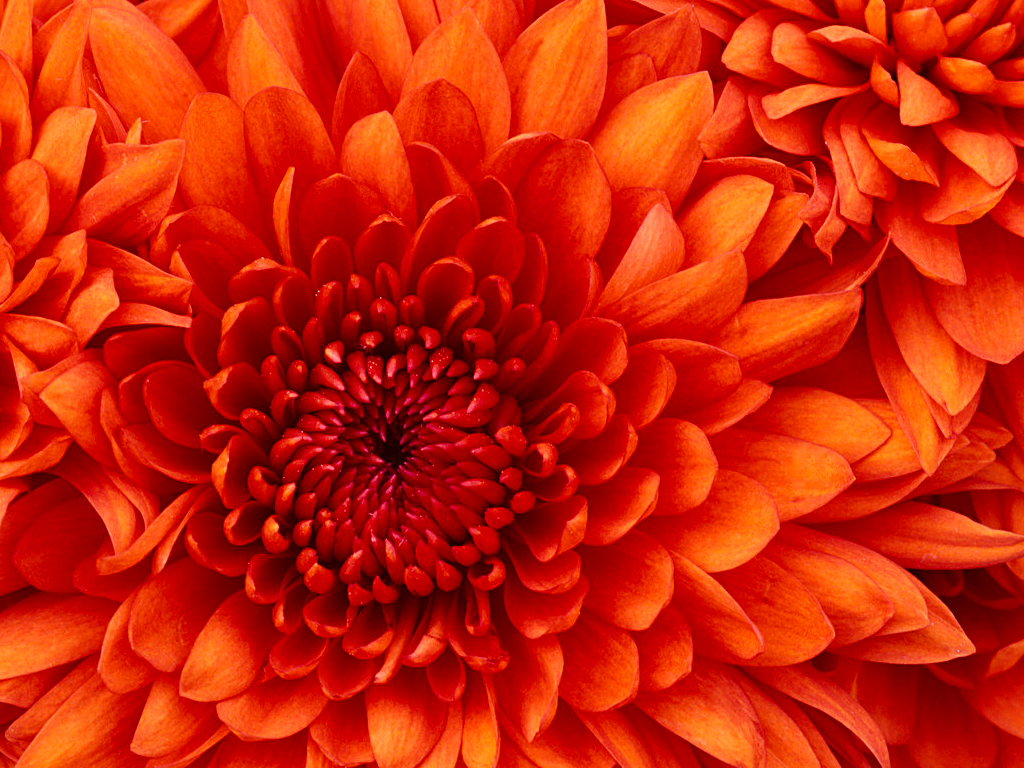
#> input picture 实验一/000.jpg, 1024 x 768 px, found by its file name
$ python '彩色图直方图均衡化.py'
#> lines starting #> are read from the running program, lines starting #| are printed output that depends on the picture
import numpy as np
import cv2
import matplotlib.pyplot as plt
import matplotlib.image as mpimg # mpimg 用于读取图片
import copy
def hisEqulColor(img1):
    #img1 = cv2.cvtColor(img1, cv2.COLOR_BGR2RGB)
    channels = cv2.split(img1)
    #print(len(channels))
    cv2.equalizeHist(channels[0],channels[0])
    cv2.equalizeHist(channels[1],channels[1])
    cv2.equalizeHist(channels[2],channels[2])
    cv2.merge(channels, img1)
    #cv2.cvtColor(ycrcb, cv2.COLOR_YCR_CB2BGR, img)
    return img1

im = mpimg.imread('000.jpg')
#> im is the input picture: shape (768, 1024, 3); mean R, G, B 203.1, 35.5, 9.2
#cv2.imshow('im1', im)
#cv2.waitKey(0)
im1=copy.deepcopy(im)
eq = hisEqulColor(im1)
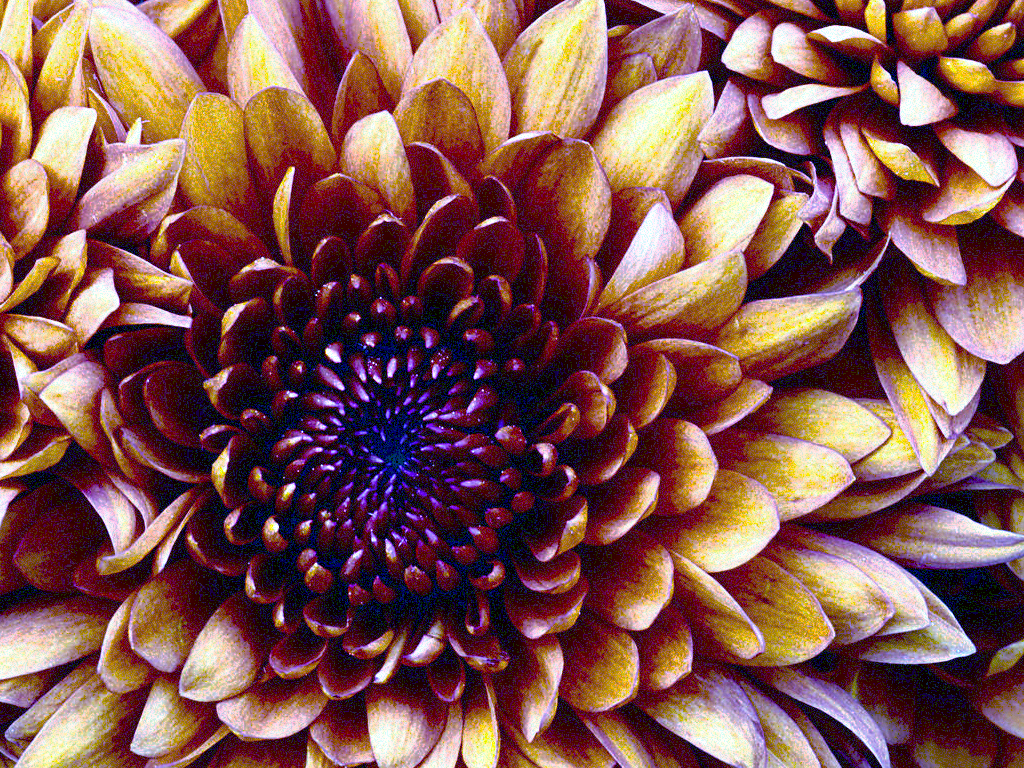
#> eq: shape (768, 1024, 3); mean R, G, B 130.4, 85.4, 80.8
#cv2.imwrite('12345.jpg',eq)
#cv2.imshow('image2',eq)
cv2.imwrite("./result.jpg", eq, [int(cv2.IMWRITE_JPEG_QUALITY), 100])
#cv2.waitKey(0)
plt.figure(figsize=(20,20))
plt.subplot(121);plt.imshow(im);plt.title('origin')
plt.subplot(122);plt.imshow(eq);plt.title('result')
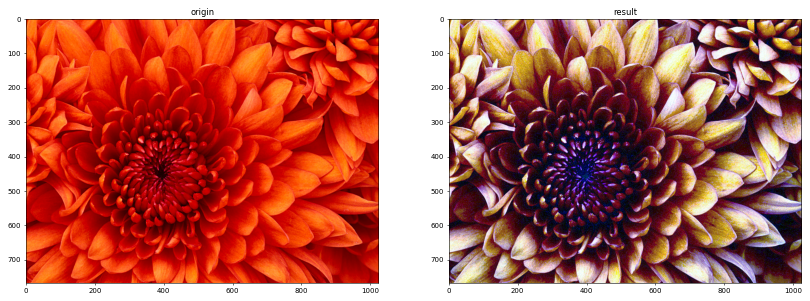
#> figure drawn by matplotlib, 2 panels
